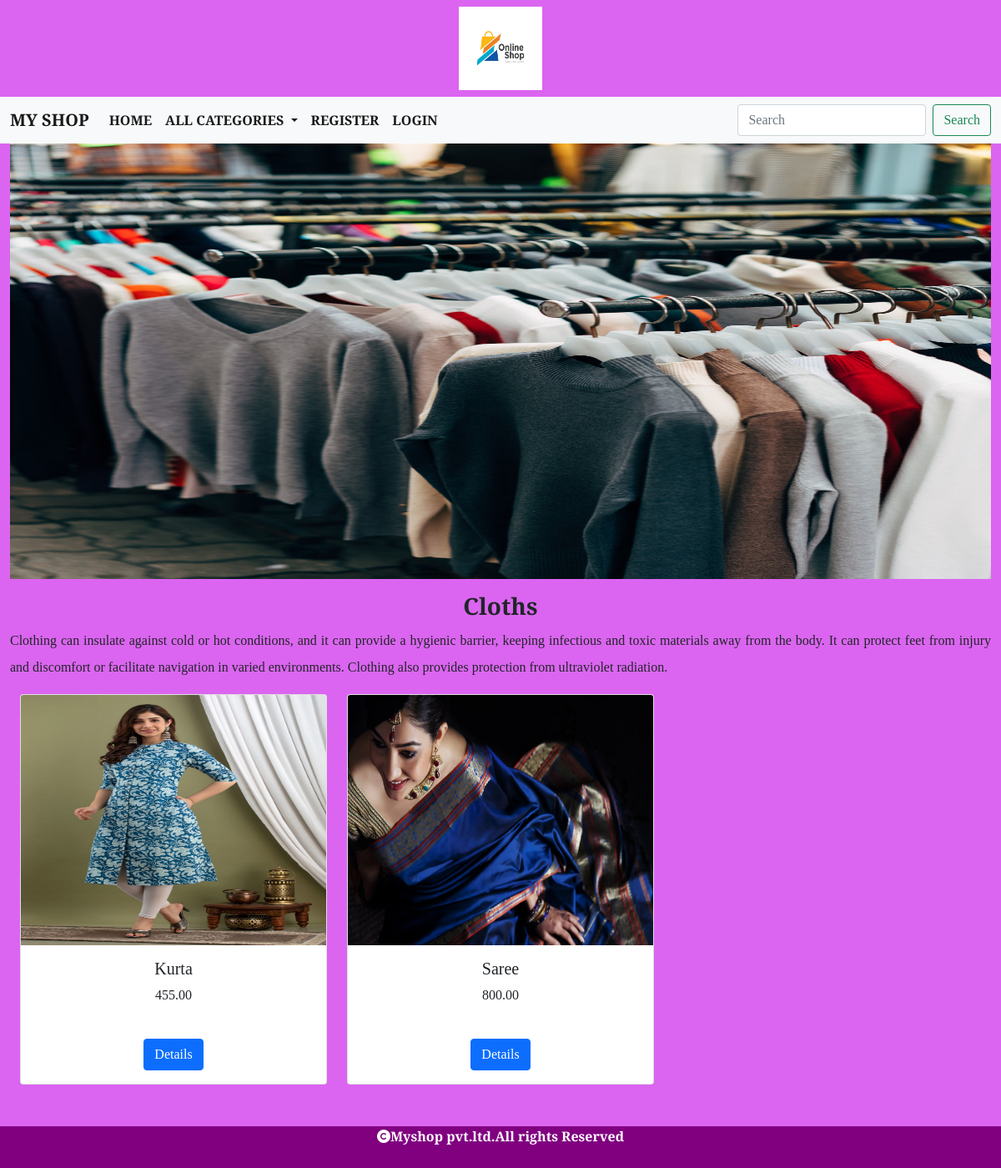
Screenshot of /products/Cloths with the database file from the repository.
### shop/models.py (models this page shows, shortened)
class Category(models.Model):
    name=models.CharField(max_length=20)
    desc=models.TextField()
    image=models.ImageField(upload_to="images/category",null=True,blank=True)

class Product(models.Model):
    name=models.CharField(max_length=20)
    desc=models.TextField()
    image=models.ImageField(upload_to="images/product",null=True,blank=True)
    price=models.DecimalField(max_digits=10,decimal_places=2)
    category=models.ForeignKey(Category,on_delete=models.CASCADE)  #foreign key
    stock=models.IntegerField()
    available=models.BooleanField(default=True)
    created=models.DateTimeField(auto_now_add=True)
    updated=models.DateTimeField(auto_now=True)

### shop/views.py (the view)
# urls.py: path('products/<p>',views.allproducts,name="allprod"),
def allproducts(request,p):
    c=Category.objects.get(name=p)
    p=Product.objects.filter(category=c)
    return render(request,'product.html',{'c':c,'p':p})

### cart/context_processors.py (called while the page is built)
def total(request):
    item_count=0
    if request.user:
        u=request.user
    try:
        cart=Cart.objects.filter(user=u)
        for i in cart:
            item_count+=i.quantity
    except:
        item_count=0
    return {'count':item_count}

### shop/context_processors.py (called while the page is built)
def menu_links(request):
    c=Category.objects.all()
    return {'links':c}

### templates/product.html
{% extends 'base.html' %}
{% load static %}
{% block content %}
<div class="container-fluid">
    <img src="{{c.image.url}}" width="100%" height="522px">
</div>
<div class="container-fluid mt-3" style="margin-bottom:100px;">
    <h3 class="text-center fw-bold">
        {{c.name}}
    </h3>
    <p style="text-align:justify;line-height:2;">
        {{c.desc}}
    </p>
    <div class="container-fluid" style="margin-bottom:100px;">
    <center>
    <div class="row">
        {% for i in p %}
        <div class="col-sm-4">
            <div class="card" style="width:100%;">
              <img src="{{i.image.url}}" class="card-img-top" alt="..." height="300px" width="100%">
              <div class="card-body">
                <h5 class="card-title">{{i.name}}</h5>
                  <p>{{i.price}}</p><br>
                <a href="{% url 'shop:details' i.name %}" class="btn btn-primary">Details</a>
              </div>
            </div>
        </div>
        {% endfor %}
    </div>
        </center>
</div>
</div>
{% endblock %}

### static/css/style.css (style rules this page uses)
body { font-family: 'Slabo 27px', serif; background-color:#db65f0; }

### rows the page displays
Category: image (picture), name "Cloths", desc "Clothing can insulate against cold or hot conditions, and it can provide a hygienic barrier, keeping infectious and toxic materials away from the body. It can protect feet from injury and discomfort or facilitate navigation in varied environments. Clothing also provides protection from ultraviolet radiation."
Product: image (picture), name "Kurta", price "455.00"
Product: image (picture), name "Saree", price "800.00"
